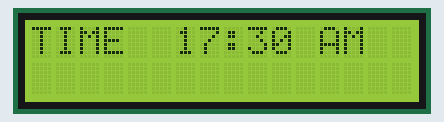
The sketch below on a simulated Arduino Uno, built with avr-gcc and run on an emulated ATmega328P. On the bench: 16×2 character LCD.

Above: at 0.1 s.
At 32.3 s:
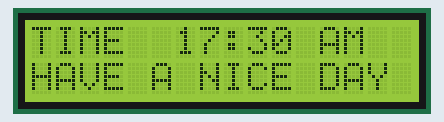
At 64.5 s:
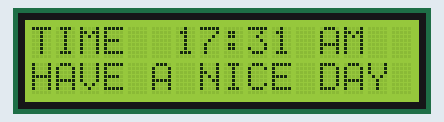
At 128.9 s:
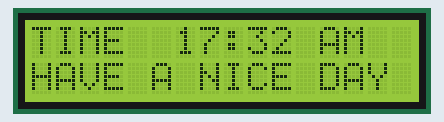

Measured:
- what the display in image 1 shows lasts 1.0 s, from 32.3 s to 33.3 s

The sketch:

time_thing.ino
```cpp
#include <LiquidCrystal.h>

/* Digital Winding Clock - Arduino Clock for beginners
No RTC,
Just set it to exact time using the push buttons each time you switch on the clock
Made by Techno (sǝɹoɟ ǝǝןuuɐ)
Feel free to modify
8=3
9=4
*/

LiquidCrystal
lcd(7, 8, 9, 10, 11, 12);
int h=17;
int m=30;
int s;
int flag;
int TIME;

void setup()
{
 lcd.begin(16,2);
}
void loop()
{
lcd.setCursor(0,0);
s=s+1;
lcd.print("TIME  ");
lcd.print(h);
lcd.print(":");
lcd.print(m);
if(flag<12)lcd.print(" AM");
if(flag==12)lcd.print(" PM");
if(flag>12)lcd.print(" PM");
if(flag==24)flag=0;
delay(1000);
lcd.clear();
if(s==60){
 s=0;
 m=m+1;
}
if(m==60)
{
 m=0;
 h=h+1;
 flag=flag+1;
}
if(h==13)
{
 h=1;
}
lcd.setCursor(0,1);
lcd.print("HAVE A NICE DAY");
//-------Time
// setting-------//

}
```
